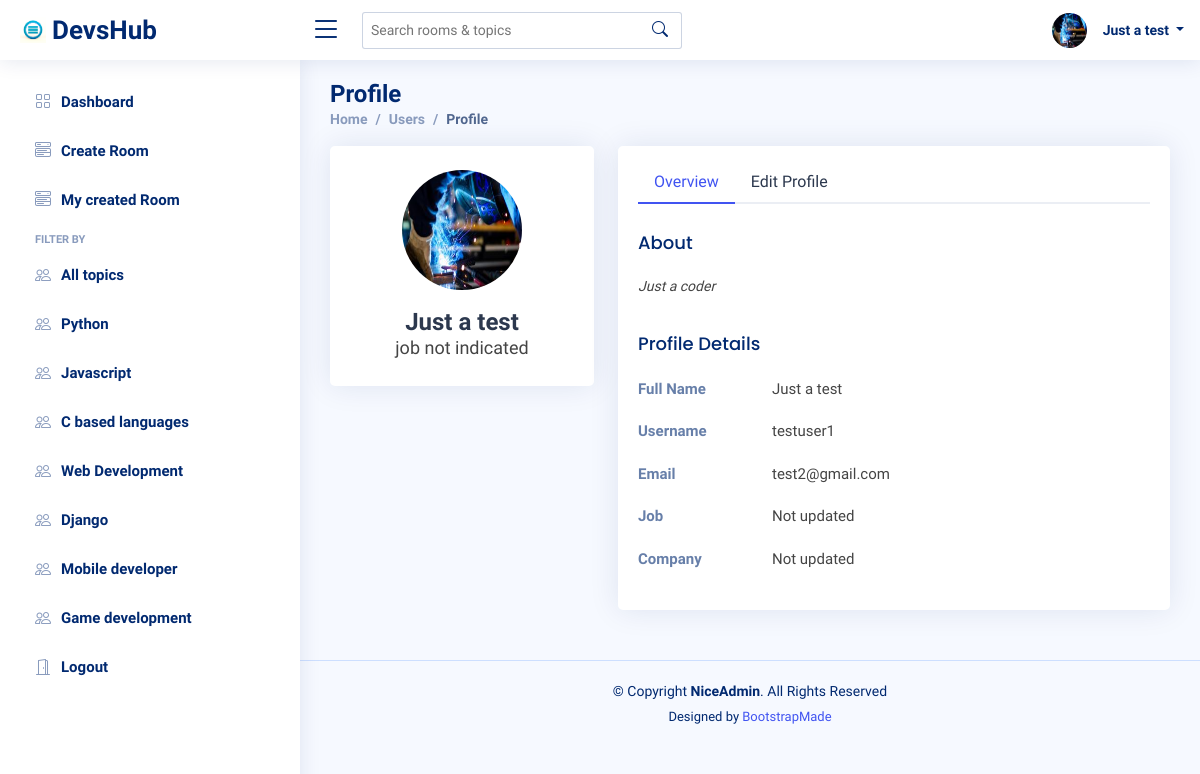
Page /profile/3/ (signed in) on the committed database.
### base/models.py (models this page shows, shortened)
class Profile(models.Model):
    user = models.OneToOneField(User, on_delete=models.CASCADE)
    full_name = models.CharField(max_length=200, blank=True)
    profile_pic = models.ImageField(default="avatar.png", upload_to='profiles/', blank=True)
    bio =  models.TextField(blank=True)
    job = models.CharField(max_length=150, blank=True)
    company = models.CharField(max_length=200, blank=True)
    created = models.DateTimeField(auto_now_add=True)
    updated = models.DateTimeField(auto_now=True)

class Topic(models.Model):
    name = models.CharField(max_length=100)

### base/views.py (the view)
# urls.py: path('profile/<str:pk>/', profile_view, name="profile"),
@login_required(login_url="login")
def profile_view(request, pk):
    topics = Topic.objects.all()
    user = User.objects.get(id=pk)
    form = EditProfileForm(request.POST or None, request.FILES or None, instance=user.profile)
    if form.is_valid():
        form.save()
        messages.success(request, "Profile has updated successfully")
        return redirect('profile', pk=user.id)
    context = {
        'topics':topics,
        "user":user,
        'form': form
    }
    return render(request, 'base/profile.html', context)

### base/forms.py
class EditProfileForm(forms.ModelForm):
    class Meta:
        model = Profile
        fields = "__all__"
        exclude = ["user"]

### base/templates/base/profile.html (shortened to what this page needs)
{% extends 'main.html' %}
{% load static %}
{% load custom_filters %}
{% load crispy_forms_tags %}
{% block css_files %}
<link href="{% static 'vendor/bootstrap/css/bootstrap.min.css' %}" rel="stylesheet">
<link href="{% static 'vendor/bootstrap-icons/bootstrap-icons.css' %}" rel="stylesheet">
<link href="{% static 'css/style.css' %}" rel="stylesheet">
{% endblock css_files %}
{% block content %}
  <main id="main" class="main">
    <div class="pagetitle">
      <h1>Profile</h1>
      <nav>
        <ol class="breadcrumb">
          <li class="breadcrumb-item"><a href="index.html">Home</a></li>
          <li class="breadcrumb-item">Users</li>
          <li class="breadcrumb-item active">Profile</li>
        </ol>
      </nav>
    </div>
    <section class="section profile">
      <div class="row">
        <div class="col-xl-4">
          <div class="card">
            <div class="card-body profile-card pt-4 d-flex flex-column align-items-center">
              <img src="{{user.profile.profile_pic.url}}" style="height:120px; width:130px;" alt="Profile" class="rounded-circle mb-2">
              <h2>
                {% if user.profile.full_name %}
                        {{user.profile.full_name}}
                    {% else %}
                        {{user}}
                    {% endif %}
                </h2>
              <h3>{% if user.profile.job %}
                        {{user.profile.job}}
                    {% else %}
                        job not indicated
                    {% endif %} </h3>
            </div>
          </div>
        </div>
        <div class="col-xl-8">
          <div class="card">
            <div class="card-body pt-3">
              <ul class="nav nav-tabs nav-tabs-bordered">
                <li class="nav-item">
                  <button class="nav-link active" data-bs-toggle="tab" data-bs-target="#profile-overview">Overview</button>
                </li>
                {% if request.user.profile == user.profile %}
                <li class="nav-item">
                  <button class="nav-link" data-bs-toggle="tab" data-bs-target="#profile-edit">Edit Profile</button>
                </li>
                {% endif %}
              </ul>
              <div class="tab-content pt-2">
                <div class="tab-pane fade show active profile-overview" id="profile-overview">
                  <h5 class="card-title">About</h5>
                  <p class="small fst-italic">
                    {% if user.profile.bio %}
                        {{user.profile.bio}}
                    {% else %}
                        No bio...
                    {% endif %}
                  </p>
                  <h5 class="card-title">Profile Details</h5>
                  <div class="row">
                    <div class="col-lg-3 col-md-4 label ">Full Name</div>
                    <div class="col-lg-9 col-md-8">{% if user.profile.full_name %}
                        {{user.profile.full_name}}
                    {% else %}
                        None
                    {% endif %} </div>
                  </div>
                  <div class="row">
                    <div class="col-lg-3 col-md-4 label">Username</div>
                    <div class="col-lg-9 col-md-8">{{user.username}}</div>
                  </div>
                  <div class="row">
                    <div class="col-lg-3 col-md-4 label">Email</div>
                    <div class="col-lg-9 col-md-8">{{user.email}}</div>
                  </div>
                  <div class="row">
                    <div class="col-lg-3 col-md-4 label">Job</div>
                    <div class="col-lg-9 col-md-8">
                    {% if user.profile.job %}
                        {{user.profile.job}}
                    {% else %}
                        Not updated
                    {% endif %} </div>
                  </div>
                  <div class="row">
                    <div class="col-lg-3 col-md-4 label">Company</div>
                    <div class="col-lg-9 col-md-8">
                        {% if user.profile.company %}
                        {{user.profile.company}}
                        {% else %}
                            Not updated
                        {% endif %}
                    </div>
                  </div>
                </div>
              </div>
            </div>
          </div>
        </div>
      </div>
    </section>
  </main>
{% endblock content %}

### templates/navbar.html (shortened to what this page needs)
  {% load static %}
  <header id="header" class="header fixed-top d-flex align-items-center">
    <div class="d-flex align-items-center justify-content-between">
      <a href="{% url 'home' %}" class="logo d-flex align-items-center">
        <img src="{% static 'img/logo.png' %}" alt=logo"">
        <span class="d-none d-lg-block">DevsHub</span>
      </a>
      <i class="bi bi-list toggle-sidebar-btn"></i>
    </div>
    <div class="search-bar">
      <form class="search-form d-flex align-items-center" method="GET" action="{% url 'home' %}">
        <input type="text" name="q" placeholder="Search rooms & topics" title="Enter search keyword">
        <button type="submit" title="Search"><i class="bi bi-search"></i></button>
      </form>
    </div>
    <nav class="header-nav ms-auto">
      <ul class="d-flex align-items-center">
        {% if user.is_authenticated %}
        <li class="nav-item dropdown pe-3">
          <a class="nav-link nav-profile d-flex align-items-center pe-0" href="#" data-bs-toggle="dropdown">
            <img src="{{request.user.profile.profile_pic.url}}" style="height: 35px; width:35px;" alt="Profile" class="rounded-circle me-2">
            <span class="d-none d-md-block dropdown-toggle ps-2">
              {% if request.user.profile.full_name %}
                {{request.user.profile.full_name}}
              {% else %}
                {{request.user}}
               {% endif %}
            </span>
          </a>
        </li>
        {% else %}
        <a href="{% url 'login' %}" class="btn btn-primary me-3">Login</a>
        {% endif %}
      </ul>
    </nav>
  </header>

### templates/aside.html
  {% url 'home' as index_path %}
  {% url 'create-room' as create_room_path %}
  {% url 'created-rooms' as created_rooms_path %}
  <aside id="sidebar" class="sidebar">
    <ul class="sidebar-nav" id="sidebar-nav">
      <li class="nav-item">
        <a class="nav-link {% if not request.path == index_path %}collapsed{% endif %}" href="{% url 'home' %}">
          <i class="bi bi-grid"></i>
          <span>Dashboard</span>
        </a>
      </li>
      <li class="nav-item">
        <a class="nav-link {% if not request.path == create_room_path %}collapsed{% endif %}" data-bs-target="#components-nav" href="{% url 'create-room' %}">
          <i class="bi bi-menu-button-wide"></i><span>Create Room</span>
        </a>
      </li>
      <li class="nav-item">
        <a class="nav-link {% if not request.path == created_rooms_path %}collapsed{% endif %}" data-bs-target="#components-nav" href="{% url 'created-rooms' %}">
          <i class="bi bi-menu-button-wide"></i><span>My created Room</span>
        </a>
      </li>
      <li class="nav-heading">FILTER BY</li>
      <li class="nav-item">
        <a class="nav-link {% if not q == "" %}collapsed{% endif %}" href="{% url 'home' %}">
        <i class="bi bi-people"></i>
        <span>All topics</span>
        </a>
    </li>
      {% for topic in topics %}
        <li class="nav-item">
            <a class="nav-link {% if not topic.name == q %}collapsed{% endif %}" href="{% url 'home' %}?q={{topic.name}}">
            <i class="bi bi-people"></i>
            <span>{{topic.name}}</span>
            </a>
        </li>
      {% endfor %}
      {% if user.is_authenticated %}
      <li class="nav-item">
        <a class="nav-link collapsed" href="{% url 'logout' %}">
        <i class="bi bi-door-open"></i>
        <span>Logout</span>
        </a>
      </li>
      {% endif %}
    </ul>
  </aside>

### static/css/style.css (style rules this page uses)
:root { scroll-behavior: smooth; }
body { font-family: "Open Sans", sans-serif; background: #f6f9ff; color: #444444; }
a { color: #4154f1; text-decoration: none; }
h1, h2, h3, h4, h5, h6 { font-family: "Nunito", sans-serif; }
#main { margin-top: 60px; padding: 20px 30px; transition: all 0.3s; }
.pagetitle { margin-bottom: 10px; }
.pagetitle h1 { font-size: 24px; margin-bottom: 0; font-weight: 600; color: #012970; }
.card { margin-bottom: 30px; border: none; border-radius: 5px; box-shadow: 0px 0 30px rgba(1, 41, 112, 0.1); }
.card-title { padding: 20px 0 15px 0; font-size: 18px; font-weight: 500; color: #012970; font-family: "Poppins", sans-serif; }
.card-body { padding: 0 20px 20px 20px; }
.breadcrumb { font-size: 14px; font-family: "Nunito", sans-serif; color: #899bbd; font-weight: 600; }
.breadcrumb a { color: #899bbd; transition: 0.3s; }
.breadcrumb .breadcrumb-item::before { color: #899bbd; }
.breadcrumb .active { color: #51678f; font-weight: 600; }
.nav-tabs-bordered { border-bottom: 2px solid #ebeef4; }
.nav-tabs-bordered .nav-link { margin-bottom: -2px; border: none; color: #2c384e; }
.nav-tabs-bordered .nav-link.active { background-color: #fff; color: #4154f1; border-bottom: 2px solid #4154f1; }
.logo { line-height: 1; }
@media (min-width: 1200px) { .logo { width: 280px; } }
.logo img { max-height: 26px; margin-right: 6px; }
.logo span { font-size: 26px; font-weight: 700; color: #012970; font-family: "Nunito", sans-serif; }
.header { transition: all 0.5s; z-index: 997; height: 60px; box-shadow: 0px 2px 20px rgba(1, 41, 112, 0.1); background-color: #fff; padding-left: 20px; }
.header .toggle-sidebar-btn { font-size: 32px; padding-left: 10px; cursor: pointer; color: #012970; }
.header .search-bar { min-width: 360px; padding: 0 20px; }
.header .search-form { width: 100%; }
.header .search-form input { border: 0; font-size: 14px; color: #012970; border: 1px solid rgba(1, 41, 112, 0.2); padding: 7px 38px 7px 8px; border-radius: 3px; transition: 0.3s; width: 100%; }
.header .search-form button { border: 0; padding: 0; margin-left: -30px; background: none; }
.header .search-form button i { color: #012970; }
.header-nav ul { list-style: none; }
.header-nav>ul { margin: 0; padding: 0; }
.header-nav .nav-profile { color: #012970; }
.header-nav .nav-profile img { max-height: 36px; }
.header-nav .nav-profile span { font-size: 14px; font-weight: 600; }
.sidebar { position: fixed; top: 60px; left: 0; bottom: 0; width: 300px; z-index: 996; transition: all 0.3s; padding: 20px; overflow-y: auto; scrollbar-width: thin; scrollbar-color: #aab7cf transparent; box-shadow: 0px 0px 20px rgba(1, 41, 112, 0.1); background-color: #fff; }
@media (min-width: 1200px) { #main, #footer { margin-left: 300px; } }
.sidebar-nav { padding: 0; margin: 0; list-style: none; }
.sidebar-nav li { padding: 0; margin: 0; list-style: none; }
.sidebar-nav .nav-item { margin-bottom: 5px; }
.sidebar-nav .nav-heading { font-size: 11px; text-transform: uppercase; color: #899bbd; font-weight: 600; margin: 10px 0 5px 15px; }
.sidebar-nav .nav-link { display: flex; align-items: center; font-size: 15px; font-weight: 600; color: #4154f1; transition: 0.3; background: #f6f9ff; padding: 10px 15px; border-radius: 4px; }
.sidebar-nav .nav-link i { font-size: 16px; margin-right: 10px; color: #4154f1; }
.sidebar-nav .nav-link.collapsed { color: #012970; background: #fff; }
.sidebar-nav .nav-link.collapsed i { color: #899bbd; }
.profile .profile-card img { max-width: 120px; }
.profile .profile-card h2 { font-size: 24px; font-weight: 700; color: #2c384e; margin: 10px 0 0 0; }
.profile .profile-card h3 { font-size: 18px; }
.profile .profile-overview .row { margin-bottom: 20px; font-size: 15px; }
.profile .profile-overview .card-title { color: #012970; }
.profile .profile-overview .label { font-weight: 600; color: rgba(1, 41, 112, 0.6); }

### rows in the picture
Topic: name "Python"
Topic: name "Javascript"
Topic: name "C based languages"
Topic: name "Web Development"
Topic: name "Django"
Topic: name "Mobile developer"
Topic: name "Game development"

### other values in the picture
{{ request.user.profile.full_name }} "Just a test"
{{ user.profile.full_name }} "Just a test"
{{ user.profile.bio }} "Just a coder"
{{ user.username }} "testuser1"
{{ user.email }} "test2@gmail.com"
